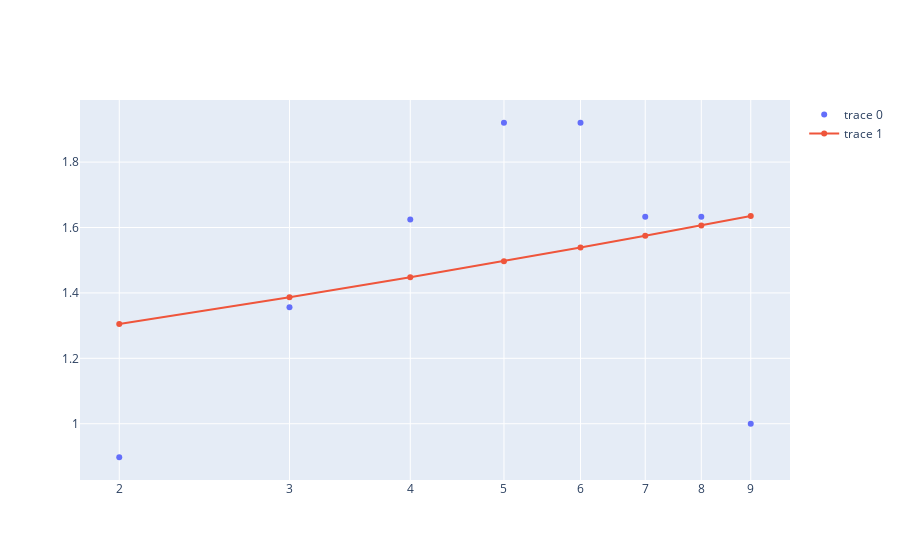
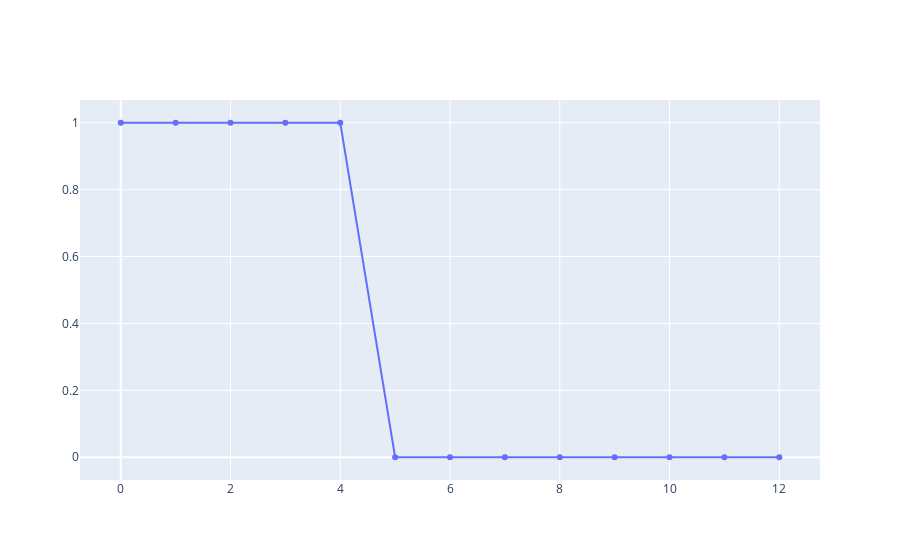
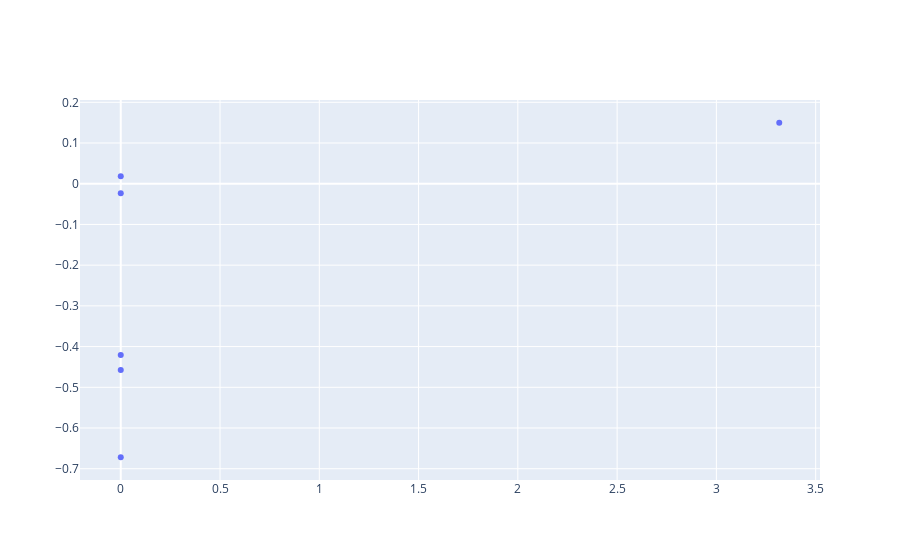

Here is the notebook cell these charts were saved with, in order:
### Markdown cell above
# Graphs

### Code cell
import plotly.express as px
import plotly.graph_objects as go
#fig = px.scatter(
#    df, x='total_bill', y='tip', opacity=0.65,
#    trendline='ols', trendline_color_override='darkblue'
#)
#fig.show()
delta_f=[]
ngram=("new_word")
for w in model[ngram].fa.keys():
    delta_f.append(fit(w,model[ngram].a,model[ngram].b))

fig=go.Figure(
    [
        go.Scatter(x=[*model[ngram].fa.keys()],y=[*model[ngram].fa.values()],mode="markers"),
        go.Scatter(x=[*model[ngram].fa.keys()],y=delta_f)
        
    ]

)
fig.update_xaxes(type="log")
fig.show()
#print(len(np.array(model[ngram].pos)))
#print(len(model[ngram].bool))
fig1=go.Figure(
    [
        go.Scatter(x=np.array(range(L)),y=model[ngram].bool)
    ]
)
#fig1.update_layout(barmode='group')
fig1.show()

temp_hover=[]
for data in df['ngram']:
    
    temp_hover.append(" ".join(data))
    

fig2=go.Figure(
    [
        go.Scatter(x=df['R'],y=df['alpha'],text=temp_hover,mode="markers")
    ]
)
#temp_hover
#[*df['ngram']]
fig2.show()

### Figure 1 — Plotly figure (JSON) as saved in the notebook; plotly's stock layout.template omitted (floating-point values rounded to 4 significant figures)
{"data": [{"mode": "markers", "type": "scatter", "x": [2, 3, 4, 5, 6, 7, 8, 9], "y": [0.8975, 1.356, 1.625, 1.92, 1.92, 1.633, 1.633, 1]}, {"type": "scatter", "x": [2, 3, 4, 5, 6, 7, 8, 9], "y": [1.305, 1.387, 1.448, 1.497, 1.539, 1.574, 1.606, 1.635]}], "layout": {"xaxis": {"type": "log"}}}

### Figure 2 — Plotly figure (JSON) as saved in the notebook; plotly's stock layout.template omitted (floating-point values rounded to 4 significant figures)
{"data": [{"type": "scatter", "x": [0, 1, 2, 3, 4, 5, 6, 7, 8, 9, 10, 11, 12], "y": [1, 1, 1, 1, 1, 0, 0, 0, 0, 0, 0, 0, 0]}], "layout": {}}

### Figure 3 — Plotly figure (JSON) as saved in the notebook; plotly's stock layout.template omitted (floating-point values rounded to 4 significant figures)
{"data": [{"mode": "markers", "text": ["n e w _ w o r d", "one fish", "fish two", "two fish", "fish fish", "fish one"], "type": "scatter", "x": [3.317, 0, 0, 0, 0, 0], "y": [0.1498, -0.4577, -0.02364, -0.4205, -0.6718, 0.01854]}], "layout": {}}
